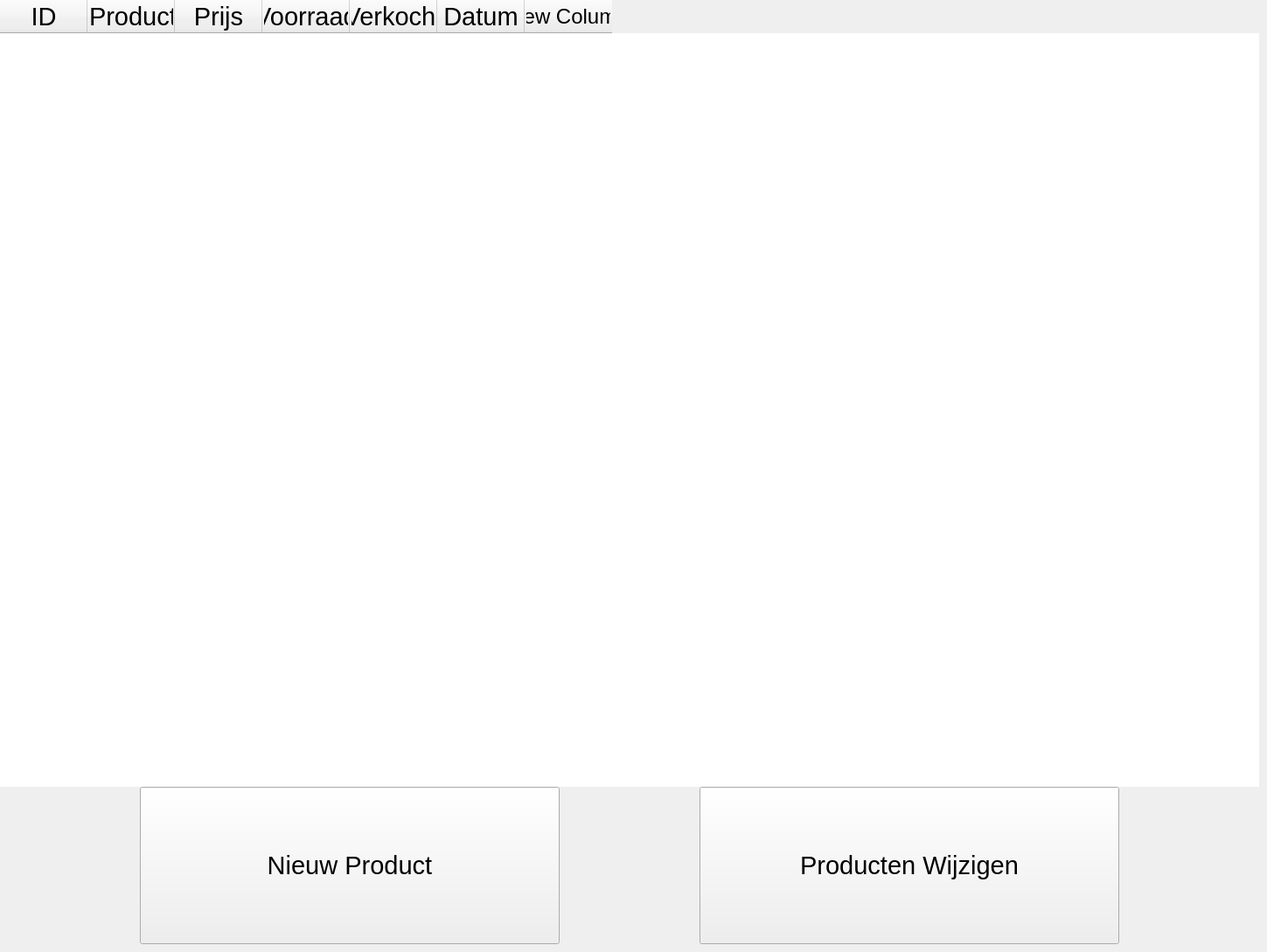
      <widget class="QWidget" name="prod_page">
       <widget class="QPushButton" name="EditProd_btn">
        <property name="geometry">
         <rect>
          <x>800</x>
          <y>900</y>
          <width>480</width>
          <height>180</height>
         </rect>
        </property>
        <property name="font">
         <font>
          <pointsize>22</pointsize>
         </font>
        </property>
        <property name="focusPolicy">
         <enum>Qt::NoFocus</enum>
        </property>
        <property name="text">
         <string>Producten Wijzigen</string>
        </property>
       </widget>
       <widget class="QPushButton" name="NewProd_btn">
        <property name="geometry">
         <rect>
          <x>160</x>
          <y>900</y>
          <width>480</width>
          <height>180</height>
         </rect>
        </property>
        <property name="font">
         <font>
          <pointsize>22</pointsize>
         </font>
        </property>
        <property name="focusPolicy">
         <enum>Qt::NoFocus</enum>
        </property>
        <property name="text">
         <string>Nieuw Product</string>
        </property>
       </widget>
       <widget class="QTableWidget" name="ProdList">
        <property name="geometry">
         <rect>
          <x>0</x>
          <y>0</y>
          <width>1440</width>
          <height>900</height>
         </rect>
        </property>
        <property name="font">
         <font>
          <pointsize>18</pointsize>
         </font>
        </property>
        <property name="frameShape">
         <enum>QFrame::NoFrame</enum>
        </property>
        <property name="frameShadow">
         <enum>QFrame::Sunken</enum>
        </property>
        <property name="horizontalScrollBarPolicy">
         <enum>Qt::ScrollBarAlwaysOff</enum>
        </property>
        <property name="alternatingRowColors">
         <bool>false</bool>
        </property>
        <property name="selectionMode">
         <enum>QAbstractItemView::SingleSelection</enum>
        </property>
        <property name="selectionBehavior">
         <enum>QAbstractItemView::SelectRows</enum>
        </property>
        <attribute name="horizontalHeaderDefaultSectionSize">
         <number>100</number>
        </attribute>
        <attribute name="horizontalHeaderShowSortIndicator" stdset="0">
         <bool>true</bool>
        </attribute>
        <attribute name="verticalHeaderVisible">
         <bool>false</bool>
        </attribute>
        <column>
         <property name="text">
          <string>ID</string>
         </property>
         <property name="font">
          <font>
           <pointsize>22</pointsize>
          </font>
         </property>
        </column>
        <column>
         <property name="text">
          <string>Product</string>
         </property>
         <property name="font">
          <font>
           <pointsize>22</pointsize>
          </font>
         </property>
         <property name="textAlignment">
          <set>AlignLeading|AlignVCenter</set>
         </property>
        </column>
        <column>
         <property name="text">
          <string>Prijs</string>
         </property>
         <property name="font">
          <font>
           <pointsize>22</pointsize>
          </font>
         </property>
        </column>
        <column>
         <property name="text">
          <string>Voorraad</string>
         </property>
         <property name="font">
          <font>
           <pointsize>22</pointsize>
          </font>
         </property>
        </column>
        <column>
         <property name="text">
          <string>Verkocht</string>
         </property>
         <property name="font">
          <font>
           <pointsize>22</pointsize>
          </font>
         </property>
        </column>
        <column>
         <property name="text">
          <string>Datum</string>
         </property>
         <property name="font">
          <font>
           <pointsize>22</pointsize>
          </font>
         </property>
        </column>
        <column>
         <property name="text">
          <string>New Column</string>
         </property>
        </column>
       </widget>
      </widget>
